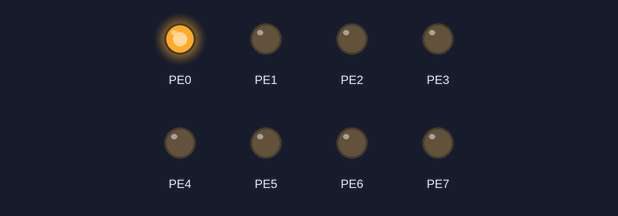
The program below on a simulated ATmega128, built with avr-gcc and emulated at 14.7456 MHz. Shown: output pins drawn as LEDs (lit = HIGH).

Above: at 0.1 s.
At 4.9 s:
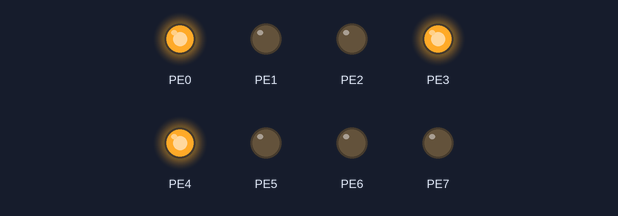
At 9.9 s:
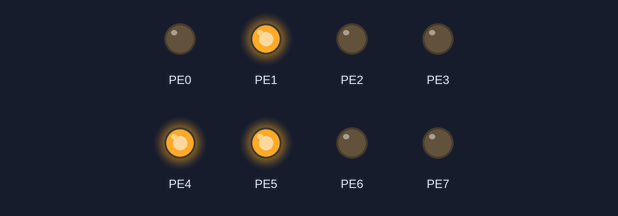
At 19.9 s:
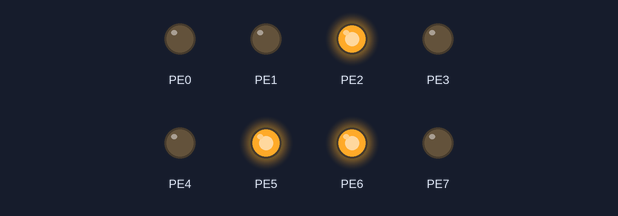
At 29.9 s:
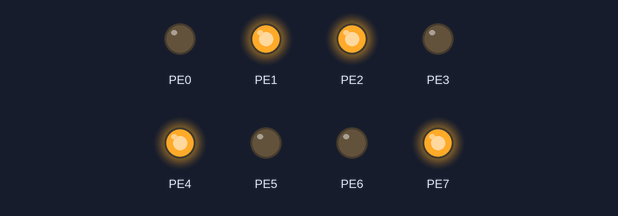
At 39.9 s:
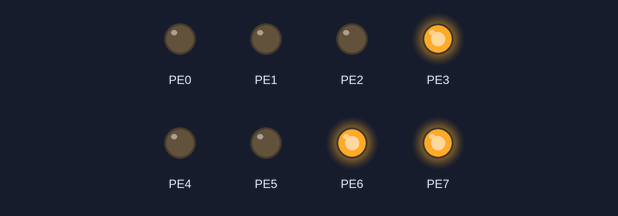
Timing chart, 0 to 40.0 s (numbered marks = the images above):
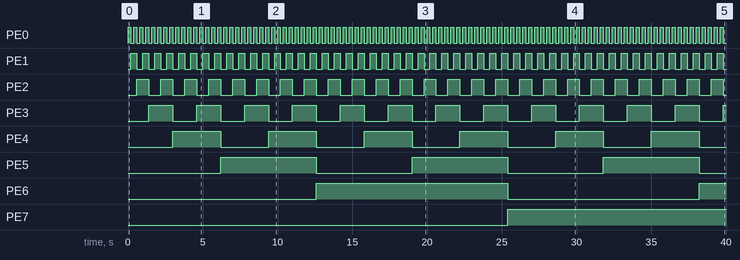

The program:

main.c
```c
/*
 * 16timer2.c
 *
 * Created: 2025-08-19 오전 10:23:46
 * Author : COMPUTER
 */

#define F_CPU	14745600UL
#include <avr/io.h>
#include <util/delay.h>
#include <avr/interrupt.h>

unsigned char Font[18] = {0x3F, 0X06, 0X5B, 0X4F,
	0X66, 0X6D, 0X7C, 0X07,
	0X7F, 0X67, 0X77, 0X7C,
	0X39, 0X5E, 0X79, 0X71,
0X08, 0X80};

void Segment(int);
int t_cnt = 0, m_cnt = 0;

int led = 0x01;


ISR(TIMER3_OVF_vect)		//1번 타이머에서 오버플로우 발생시 실행
{
	TCNT3H = 0xf4;			//타이머 초기값 재초기화
	TCNT3L = 0xc0;
	t_cnt++;
	if(t_cnt >=1){			//5번 실행시 m_cnt 값을 1 올리고 초기화
		t_cnt = 0;
		m_cnt ++;
		led = led +1;
		if (led == 256) led = 0x01;
	}
}

int main(void)
{
//     DDRA = 0xff;			// 출력문자
// 	DDRC = 0xff;			// 출력위치
// 	PORTA = 0xff;
// 	PORTC = 0xff;

	DDRE = 0xff;


	ASSR = 0;				//내부 클럭 사용
	ETIMSK = 0x04;
	TCCR3A = 0;
	TCCR3B = 0x05;
	TCCR3C = 0;
	TCNT3H = 0xf4;
	TCNT3L = 0xc0;
	TIFR = 0;
	sei();

    while (1)
    {
		PORTE = led;
    }
}
```

Measured:
- by itself, PE0: alternates HIGH for 0.20 s and LOW for 0.20 s
- by itself, PE1: alternates HIGH for 0.40 s and LOW for 0.40 s
- by itself, PE2: alternates HIGH for 0.80 s and LOW for 0.80 s
- by itself, PE3: alternates HIGH for 1.6 s and LOW for 1.6 s
- by itself, PE4: alternates HIGH for 3.2 s and LOW for 3.2 s
- by itself, PE5: alternates HIGH for 6.4 s and LOW for 6.4 s
- by itself, PE6: LOW → HIGH at 12.6 s, → LOW 12.8 s later, → HIGH 12.8 s later
- by itself, PE7: LOW → HIGH at 25.4 s
